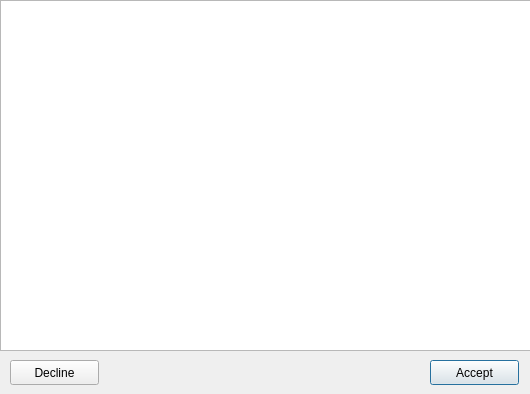
<?xml version="1.0" encoding="UTF-8"?>
<ui version="4.0">
 <class>Installer</class>
 <widget class="QDialog" name="Installer">
  <property name="geometry">
   <rect>
    <x>0</x>
    <y>0</y>
    <width>530</width>
    <height>394</height>
   </rect>
  </property>
  <property name="mouseTracking">
   <bool>true</bool>
  </property>
  <property name="windowTitle">
   <string>Dialog</string>
  </property>
  <widget class="QPushButton" name="Accept_Button">
   <property name="geometry">
    <rect>
     <x>430</x>
     <y>360</y>
     <width>89</width>
     <height>25</height>
    </rect>
   </property>
   <property name="mouseTracking">
    <bool>true</bool>
   </property>
   <property name="text">
    <string>Accept</string>
   </property>
  </widget>
  <widget class="QPushButton" name="Decline_Button">
   <property name="geometry">
    <rect>
     <x>10</x>
     <y>360</y>
     <width>89</width>
     <height>25</height>
    </rect>
   </property>
   <property name="text">
    <string>Decline</string>
   </property>
  </widget>
  <widget class="QTextBrowser" name="TermsAndConditions">
   <property name="geometry">
    <rect>
     <x>0</x>
     <y>0</y>
     <width>531</width>
     <height>351</height>
    </rect>
   </property>
   <property name="html">
    <string>&lt;!DOCTYPE HTML PUBLIC &quot;-//W3C//DTD HTML 4.0//EN&quot; &quot;http://www.w3.org/TR/REC-html40/strict.dtd&quot;&gt;
&lt;html&gt;&lt;head&gt;&lt;meta name=&quot;qrichtext&quot; content=&quot;1&quot; /&gt;&lt;style type=&quot;text/css&quot;&gt;
p, li { white-space: pre-wrap; }
&lt;/style&gt;&lt;/head&gt;&lt;body style=&quot; font-family:'Ubuntu'; font-size:11pt; font-weight:400; font-style:normal;&quot;&gt;
&lt;p style=&quot;-qt-paragraph-type:empty; margin-top:0px; margin-bottom:0px; margin-left:0px; margin-right:0px; -qt-block-indent:0; text-indent:0px;&quot;&gt;&lt;br /&gt;&lt;/p&gt;&lt;/body&gt;&lt;/html&gt;</string>
   </property>
  </widget>
 </widget>
 <resources/>
 <connections/>
</ui>
